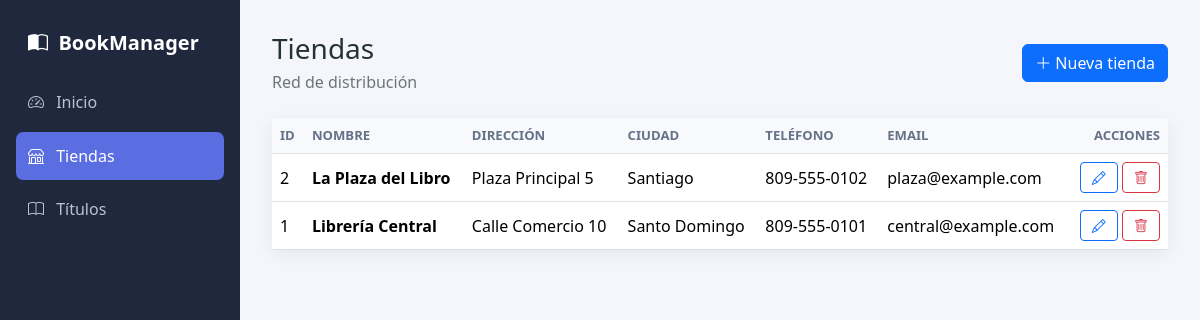
/views/tiendas/index.php, run on the app's committed database.
### tables this page shows
CREATE TABLE IF NOT EXISTS tiendas (
    id_tienda INT UNSIGNED NOT NULL AUTO_INCREMENT,
    nombre_tienda VARCHAR(100) NOT NULL,
    direccion VARCHAR(150) NULL,
    ciudad VARCHAR(100) NULL,
    telefono VARCHAR(30) NULL,
    email VARCHAR(100) NULL,
    PRIMARY KEY (id_tienda)
);

### includes/helpers.php (called while the page is built, shortened)
<?php
function e(mixed $value): string
{
    return htmlspecialchars((string) $value, ENT_QUOTES, 'UTF-8');
}

### config/database.php (called while the page is built, shortened)
<?php
class Database
{
    private string $host;
    private string $dbname;
    private string $user;
    private string $password;
    public function __construct()
    {
        $this->host = getenv('DB_HOST') ?: '127.0.0.1';
        $this->dbname = getenv('DB_NAME') ?: 'dblibreria';
        $this->user = getenv('DB_USER') ?: 'root';
        $this->password = getenv('DB_PASS') ?: '';
    }
    public function getConnection(): PDO
    {
        $dsn = "mysql:host={$this->host};dbname={$this->dbname};charset=utf8mb4";
        $options = [
            PDO::ATTR_ERRMODE => PDO::ERRMODE_EXCEPTION,
            PDO::ATTR_DEFAULT_FETCH_MODE => PDO::FETCH_ASSOC,
            PDO::ATTR_EMULATE_PREPARES => false,
        ];
        return new PDO($dsn, $this->user, $this->password, $options);
    }
}

### models/Tienda.php (called while the page is built, shortened)
<?php
class Tienda
{
    private PDO $db;
    public function __construct(PDO $db)
    {
        $this->db = $db;
    }
    public function getAll(): array
    {
        $stmt = $this->db->query(
            'SELECT id_tienda, nombre_tienda, direccion, ciudad, telefono, email
             FROM tiendas
             ORDER BY nombre_tienda ASC'
        );
        return $stmt->fetchAll();
    }
}

### views/tiendas/index.php (the view, shortened to what this page needs)
<?php
require_once __DIR__ . '/../../config/database.php';
require_once __DIR__ . '/../../includes/helpers.php';
require_once __DIR__ . '/../../models/Tienda.php';
try {
    $tiendaModel = new Tienda((new Database())->getConnection());
    $tiendas = $tiendaModel->getAll();
} catch (Throwable $e) {
    $tiendas = [];
    $loadError = 'No fue posible cargar las tiendas. Verifique la conexión y el esquema.';
}
$activePage = 'tiendas';
require __DIR__ . '/../../includes/header.php';
?>
<div class="page-header d-flex justify-content-between align-items-center">
    <div><h1 class="h3 mb-1">Tiendas</h1><p class="text-secondary mb-0">Red de distribución</p></div>
    <a class="btn btn-primary" href="crear.php"><i class="bi bi-plus-lg"></i> Nueva tienda</a>
</div>
<div class="card">
    <div class="table-responsive">
        <table class="table table-hover align-middle mb-0">
            <thead><tr><th>ID</th><th>Nombre</th><th>Dirección</th><th>Ciudad</th><th>Teléfono</th><th>Email</th><th class="text-end">Acciones</th></tr></thead>
            <tbody>
            <?php if (!$tiendas): ?>
                <tr><td colspan="7" class="text-center text-secondary py-4">No hay tiendas registradas.</td></tr>
            <?php else: foreach ($tiendas as $tienda): ?>
                <tr>
                    <td><?= e($tienda['id_tienda']) ?></td>
                    <td class="fw-semibold"><?= e($tienda['nombre_tienda']) ?></td>
                    <td><?= e($tienda['direccion']) ?></td>
                    <td><?= e($tienda['ciudad']) ?></td>
                    <td><?= e($tienda['telefono']) ?></td>
                    <td><?= e($tienda['email']) ?></td>
                    <td class="text-end">
                        <a class="btn btn-sm btn-outline-primary action-btn" title="Editar" href="editar.php?id=<?= e($tienda['id_tienda']) ?>"><i class="bi bi-pencil"></i></a>
                        <a class="btn btn-sm btn-outline-danger action-btn" title="Eliminar" href="eliminar.php?id=<?= e($tienda['id_tienda']) ?>"><i class="bi bi-trash"></i></a>
                    </td>
                </tr>
            <?php endforeach; endif; ?>
            </tbody>
        </table>
    </div>
</div>
<?php require __DIR__ . '/../../includes/footer.php'; ?>

### includes/header.php (shortened to what this page needs)
<?php
$documentRoot = realpath($_SERVER['DOCUMENT_ROOT'] ?? '');
$projectRoot = realpath(__DIR__ . '/..');
$basePath = '';
if ($documentRoot && $projectRoot && str_starts_with(str_replace('\\', '/', $projectRoot), str_replace('\\', '/', $documentRoot))) {
    $basePath = substr(str_replace('\\', '/', $projectRoot), strlen(str_replace('\\', '/', $documentRoot)));
}
$basePath = rtrim($basePath, '/');
?>
<!doctype html>
<html lang="es">
<head>
    <link href="https://cdn.jsdelivr.net/npm/bootstrap@5.3.3/dist/css/bootstrap.min.css" rel="stylesheet">
    <link rel="stylesheet" href="https://cdn.jsdelivr.net/npm/bootstrap-icons@1.11.3/font/bootstrap-icons.min.css">
    <link rel="stylesheet" href="<?= e($basePath) ?>/assets/css/styles.css">
</head>
<body>
<div class="app-shell d-flex">
    <aside class="sidebar">
        <a class="brand" href="<?= e($basePath) ?>/index.php">
            <i class="bi bi-book-half"></i>
            <span>BookManager</span>
        </a>
        <nav class="nav flex-column">
            <a class="nav-link <?= ($activePage ?? '') === 'inicio' ? 'active' : '' ?>" href="<?= e($basePath) ?>/index.php">
                <i class="bi bi-speedometer2"></i> Inicio
            </a>
            <a class="nav-link <?= ($activePage ?? '') === 'tiendas' ? 'active' : '' ?>" href="<?= e($basePath) ?>/views/tiendas/index.php">
                <i class="bi bi-shop"></i> Tiendas
            </a>
            <a class="nav-link <?= ($activePage ?? '') === 'titulos' ? 'active' : '' ?>" href="<?= e($basePath) ?>/views/titulos/index.php">
                <i class="bi bi-book"></i> Títulos
            </a>
        </nav>
    </aside>
    <main class="main-content flex-grow-1">

### includes/footer.php (shortened to what this page needs)
    </main>
</div>
</body>
</html>

### assets/css/styles.css (style rules this page uses)
:root { --sidebar-width: 240px; --primary: #5b6ee1; }
body { background: #f4f6fb; color: #263238; }
.app-shell { min-height: 100vh; }
.sidebar { width: var(--sidebar-width); position: fixed; inset: 0 auto 0 0; background: #20283e; padding: 1.25rem 1rem; }
.brand { display: flex; gap: .65rem; align-items: center; color: #fff; font-size: 1.25rem; font-weight: 700; text-decoration: none; padding: .5rem .75rem 1.25rem; }
.sidebar .nav-link { color: #bac2d6; border-radius: .45rem; margin-bottom: .35rem; padding: .75rem; }
.sidebar .nav-link i { width: 1.5rem; display: inline-block; }
.sidebar .nav-link:hover, .sidebar .nav-link.active { color: #fff; background: var(--primary); }
.main-content { margin-left: var(--sidebar-width); padding: 2rem; }
.page-header { margin-bottom: 1.5rem; }
.card { border: 0; box-shadow: 0 .25rem 1rem rgba(32,40,62,.07); }
.table thead th { background: #f8f9fc; border-bottom-width: 1px; color: #657187; font-size: .82rem; text-transform: uppercase; }
.action-btn { min-width: 38px; }

### data on the page
tiendas: id_tienda "2", nombre_tienda "La Plaza del Libro", direccion "Plaza Principal 5", ciudad "Santiago", telefono "809-555-0102", email "plaza@example.com"
tiendas: id_tienda "1", nombre_tienda "Librería Central", direccion "Calle Comercio 10", ciudad "Santo Domingo", telefono "809-555-0101", email "central@example.com"
